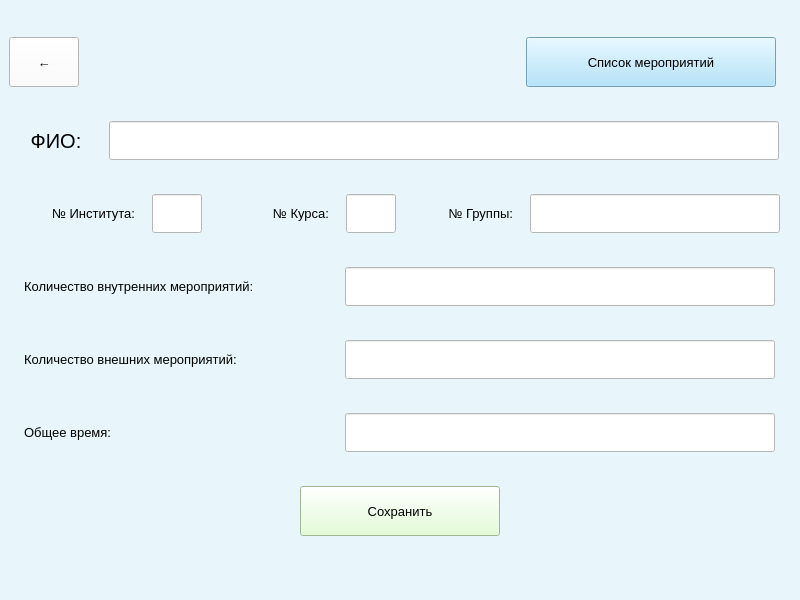
<?xml version="1.0" encoding="UTF-8"?>
<ui version="4.0">
 <class>MainWindow</class>
 <widget class="QMainWindow" name="MainWindow">
  <property name="geometry">
   <rect>
    <x>0</x>
    <y>0</y>
    <width>800</width>
    <height>600</height>
   </rect>
  </property>
  <property name="minimumSize">
   <size>
    <width>800</width>
    <height>600</height>
   </size>
  </property>
  <property name="maximumSize">
   <size>
    <width>800</width>
    <height>600</height>
   </size>
  </property>
  <property name="windowTitle">
   <string>Студент</string>
  </property>
  <property name="styleSheet">
   <string notr="true">background-color: rgb(232, 245, 250);</string>
  </property>
  <widget class="QWidget" name="centralwidget">
   <layout class="QVBoxLayout" name="verticalLayout">
    <item>
     <layout class="QHBoxLayout" name="horizontalLayout_2">
      <item>
       <widget class="QPushButton" name="back_but">
        <property name="minimumSize">
         <size>
          <width>70</width>
          <height>50</height>
         </size>
        </property>
        <property name="maximumSize">
         <size>
          <width>70</width>
          <height>50</height>
         </size>
        </property>
        <property name="font">
         <font>
          <pointsize>10</pointsize>
         </font>
        </property>
        <property name="styleSheet">
         <string notr="true">background-color: rgb(255, 255, 255);</string>
        </property>
        <property name="text">
         <string>←</string>
        </property>
        <property name="flat">
         <bool>false</bool>
        </property>
       </widget>
      </item>
      <item>
       <spacer name="horizontalSpacer">
        <property name="orientation">
         <enum>Qt::Horizontal</enum>
        </property>
        <property name="sizeHint" stdset="0">
         <size>
          <width>40</width>
          <height>20</height>
         </size>
        </property>
       </spacer>
      </item>
      <item>
       <widget class="QPushButton" name="events_list_btn">
        <property name="minimumSize">
         <size>
          <width>250</width>
          <height>50</height>
         </size>
        </property>
        <property name="maximumSize">
         <size>
          <width>250</width>
          <height>50</height>
         </size>
        </property>
        <property name="font">
         <font>
          <pointsize>10</pointsize>
         </font>
        </property>
        <property name="styleSheet">
         <string notr="true">background-color: rgb(162, 221, 250);</string>
        </property>
        <property name="text">
         <string>Список мероприятий</string>
        </property>
       </widget>
      </item>
      <item>
       <spacer name="horizontalSpacer_2">
        <property name="orientation">
         <enum>Qt::Horizontal</enum>
        </property>
        <property name="sizeType">
         <enum>QSizePolicy::Fixed</enum>
        </property>
        <property name="sizeHint" stdset="0">
         <size>
          <width>15</width>
          <height>20</height>
         </size>
        </property>
       </spacer>
      </item>
     </layout>
    </item>
    <item>
     <layout class="QHBoxLayout" name="horizontalLayout">
      <item>
       <widget class="QLabel" name="label">
        <property name="maximumSize">
         <size>
          <width>70</width>
          <height>16777215</height>
         </size>
        </property>
        <property name="font">
         <font>
          <pointsize>15</pointsize>
          <weight>50</weight>
          <bold>false</bold>
         </font>
        </property>
        <property name="text">
         <string>ФИО:</string>
        </property>
        <property name="alignment">
         <set>Qt::AlignCenter</set>
        </property>
        <property name="indent">
         <number>1</number>
        </property>
       </widget>
      </item>
      <item>
       <widget class="QLineEdit" name="input_fio">
        <property name="maximumSize">
         <size>
          <width>670</width>
          <height>16777215</height>
         </size>
        </property>
        <property name="font">
         <font>
          <pointsize>20</pointsize>
         </font>
        </property>
        <property name="styleSheet">
         <string notr="true">background-color: rgb(255, 255, 255);</string>
        </property>
       </widget>
      </item>
     </layout>
    </item>
    <item>
     <layout class="QHBoxLayout" name="horizontalLayout_3">
      <item>
       <widget class="QLabel" name="label_2">
        <property name="maximumSize">
         <size>
          <width>115</width>
          <height>16777215</height>
         </size>
        </property>
        <property name="font">
         <font>
          <pointsize>10</pointsize>
         </font>
        </property>
        <property name="text">
         <string>№ Института:</string>
        </property>
        <property name="alignment">
         <set>Qt::AlignRight|Qt::AlignTrailing|Qt::AlignVCenter</set>
        </property>
       </widget>
      </item>
      <item>
       <widget class="QLineEdit" name="num_inst">
        <property name="maximumSize">
         <size>
          <width>50</width>
          <height>16777215</height>
         </size>
        </property>
        <property name="font">
         <font>
          <pointsize>20</pointsize>
         </font>
        </property>
        <property name="styleSheet">
         <string notr="true">background-color: rgb(255, 255, 255);</string>
        </property>
       </widget>
      </item>
      <item>
       <widget class="QLabel" name="label_3">
        <property name="maximumSize">
         <size>
          <width>110</width>
          <height>16777215</height>
         </size>
        </property>
        <property name="font">
         <font>
          <pointsize>10</pointsize>
         </font>
        </property>
        <property name="text">
         <string>№ Курса:</string>
        </property>
        <property name="alignment">
         <set>Qt::AlignRight|Qt::AlignTrailing|Qt::AlignVCenter</set>
        </property>
       </widget>
      </item>
      <item>
       <widget class="QLineEdit" name="num_kurs">
        <property name="maximumSize">
         <size>
          <width>50</width>
          <height>16777215</height>
         </size>
        </property>
        <property name="font">
         <font>
          <pointsize>20</pointsize>
         </font>
        </property>
        <property name="styleSheet">
         <string notr="true">background-color: rgb(255, 255, 255);</string>
        </property>
       </widget>
      </item>
      <item>
       <widget class="QLabel" name="label_4">
        <property name="maximumSize">
         <size>
          <width>100</width>
          <height>16777215</height>
         </size>
        </property>
        <property name="font">
         <font>
          <pointsize>10</pointsize>
         </font>
        </property>
        <property name="text">
         <string>№ Группы:</string>
        </property>
        <property name="alignment">
         <set>Qt::AlignRight|Qt::AlignTrailing|Qt::AlignVCenter</set>
        </property>
       </widget>
      </item>
      <item>
       <widget class="QLineEdit" name="num_group">
        <property name="maximumSize">
         <size>
          <width>250</width>
          <height>16777215</height>
         </size>
        </property>
        <property name="font">
         <font>
          <pointsize>20</pointsize>
         </font>
        </property>
        <property name="layoutDirection">
         <enum>Qt::LeftToRight</enum>
        </property>
        <property name="styleSheet">
         <string notr="true">background-color: rgb(255, 255, 255);</string>
        </property>
        <property name="maxLength">
         <number>300</number>
        </property>
        <property name="frame">
         <bool>true</bool>
        </property>
       </widget>
      </item>
     </layout>
    </item>
    <item>
     <layout class="QHBoxLayout" name="horizontalLayout_4">
      <item>
       <widget class="QLabel" name="label_5">
        <property name="maximumSize">
         <size>
          <width>300</width>
          <height>16777215</height>
         </size>
        </property>
        <property name="font">
         <font>
          <pointsize>10</pointsize>
         </font>
        </property>
        <property name="text">
         <string>Количество внутренних мероприятий:</string>
        </property>
       </widget>
      </item>
      <item>
       <widget class="QLineEdit" name="in_events">
        <property name="maximumSize">
         <size>
          <width>430</width>
          <height>16777215</height>
         </size>
        </property>
        <property name="font">
         <font>
          <pointsize>20</pointsize>
         </font>
        </property>
        <property name="styleSheet">
         <string notr="true">background-color: rgb(255, 255, 255);</string>
        </property>
       </widget>
      </item>
     </layout>
    </item>
    <item>
     <layout class="QHBoxLayout" name="horizontalLayout_5">
      <item>
       <widget class="QLabel" name="label_6">
        <property name="maximumSize">
         <size>
          <width>300</width>
          <height>16777215</height>
         </size>
        </property>
        <property name="font">
         <font>
          <pointsize>10</pointsize>
         </font>
        </property>
        <property name="text">
         <string>Количество внешних мероприятий:</string>
        </property>
       </widget>
      </item>
      <item>
       <widget class="QLineEdit" name="out_events">
        <property name="maximumSize">
         <size>
          <width>430</width>
          <height>16777215</height>
         </size>
        </property>
        <property name="font">
         <font>
          <pointsize>20</pointsize>
         </font>
        </property>
        <property name="styleSheet">
         <string notr="true">background-color: rgb(255, 255, 255);</string>
        </property>
       </widget>
      </item>
     </layout>
    </item>
    <item>
     <layout class="QHBoxLayout" name="horizontalLayout_6">
      <item>
       <widget class="QLabel" name="label_7">
        <property name="maximumSize">
         <size>
          <width>300</width>
          <height>16777215</height>
         </size>
        </property>
        <property name="font">
         <font>
          <pointsize>10</pointsize>
         </font>
        </property>
        <property name="text">
         <string>Общее время:</string>
        </property>
       </widget>
      </item>
      <item>
       <widget class="QLineEdit" name="time_total">
        <property name="maximumSize">
         <size>
          <width>430</width>
          <height>16777215</height>
         </size>
        </property>
        <property name="font">
         <font>
          <pointsize>20</pointsize>
         </font>
        </property>
        <property name="styleSheet">
         <string notr="true">background-color: rgb(255, 255, 255);</string>
        </property>
        <property name="alignment">
         <set>Qt::AlignRight|Qt::AlignTrailing|Qt::AlignVCenter</set>
        </property>
       </widget>
      </item>
     </layout>
    </item>
    <item>
     <layout class="QVBoxLayout" name="verticalLayout_3">
      <item>
       <layout class="QHBoxLayout" name="horizontalLayout_7">
        <item>
         <widget class="QPushButton" name="save_btn">
          <property name="minimumSize">
           <size>
            <width>200</width>
            <height>50</height>
           </size>
          </property>
          <property name="maximumSize">
           <size>
            <width>200</width>
            <height>50</height>
           </size>
          </property>
          <property name="font">
           <font>
            <pointsize>10</pointsize>
           </font>
          </property>
          <property name="styleSheet">
           <string notr="true">background-color: rgb(221, 255, 204);</string>
          </property>
          <property name="text">
           <string>Сохранить</string>
          </property>
         </widget>
        </item>
       </layout>
      </item>
     </layout>
    </item>
   </layout>
  </widget>
  <widget class="QMenuBar" name="menubar">
   <property name="geometry">
    <rect>
     <x>0</x>
     <y>0</y>
     <width>800</width>
     <height>26</height>
    </rect>
   </property>
  </widget>
  <widget class="QStatusBar" name="statusbar"/>
 </widget>
 <resources>
  <include location="../1.qrc"/>
 </resources>
 <connections/>
</ui>
